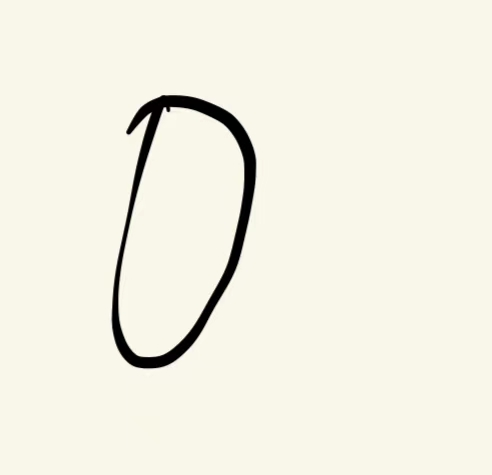
#> input picture data/myData/0_1.jpg, 492 x 475 px; its folder holds only this picture in this run
$ python process_images.py
#> lines starting #> are read from the running program, lines starting #| are printed output that depends on the picture
import os
from PIL import Image

def standardize_images(input_dir='../data/myData', output_dir='../data/standardize', size=(28,28)):
#> called with input_dir = '../data/myData', output_dir = '../data/standardize', size = (28, 28)
    if not os.path.exists(output_dir):
        os.makedirs(output_dir)
    for filename in os.listdir(input_dir):
        if filename.lower().endswith(('.png', '.jpg', '.jpeg')):
            img_path = os.path.join(input_dir, filename)
            try:
                with Image.open(img_path).convert('L') as img:  # 转为灰度
                    img = img.resize(size)  # 调整大小为28x28
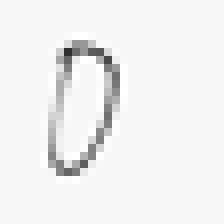
#> img: PIL image 28x28 L (shown 8 times larger); min 47, max 255, mean 239.4
                    # 保存标准化后的图片
                    save_path = os.path.join(output_dir, os.path.splitext(filename)[0] + '.png')
                    img.save(save_path)
                print(f"Processed and saved: {save_path}")
            except Exception as e:
                print(f"Failed to process {img_path}: {e}")

if __name__ == '__main__':
    standardize_images()

$ run again, on data/myData/1_1.jpg
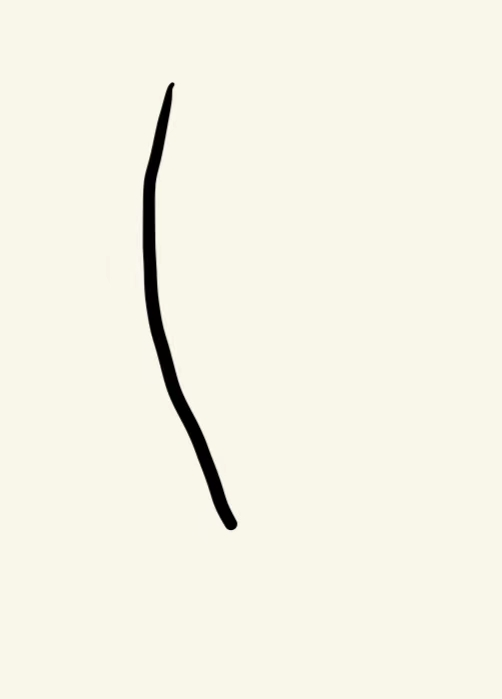
#> input picture data/myData/1_1.jpg, 502 x 699 px
#> in standardize_images, `img = img.resize(size)`:
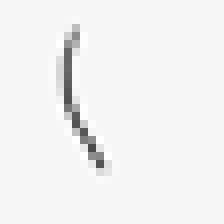
#> img: PIL image 28x28 L (shown 8 times larger); min 75, max 255, mean 242

$ run again, on data/myData/1_2.jpg
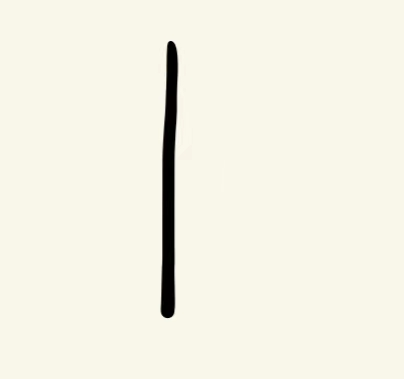
#> input picture data/myData/1_2.jpg, 404 x 379 px
#> in standardize_images, `img = img.resize(size)`:
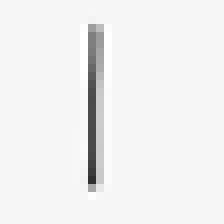
#> img: PIL image 28x28 L (shown 8 times larger); min 47, max 255, mean 240.7

$ run again, on data/myData/1_3.jpg
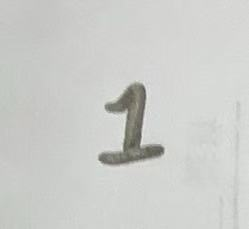
#> input picture data/myData/1_3.jpg, 249 x 229 px
#> in standardize_images, `img = img.resize(size)`:
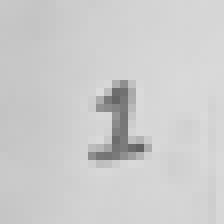
#> img: PIL image 28x28 L (shown 8 times larger); min 98, max 219, mean 204.5

$ run again, on data/myData/0_2.jpg
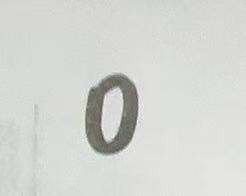
#> input picture data/myData/0_2.jpg, 246 x 196 px
#> in standardize_images, `img = img.resize(size)`:
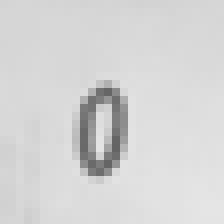
#> img: PIL image 28x28 L (shown 8 times larger); min 100, max 229, mean 212.8
